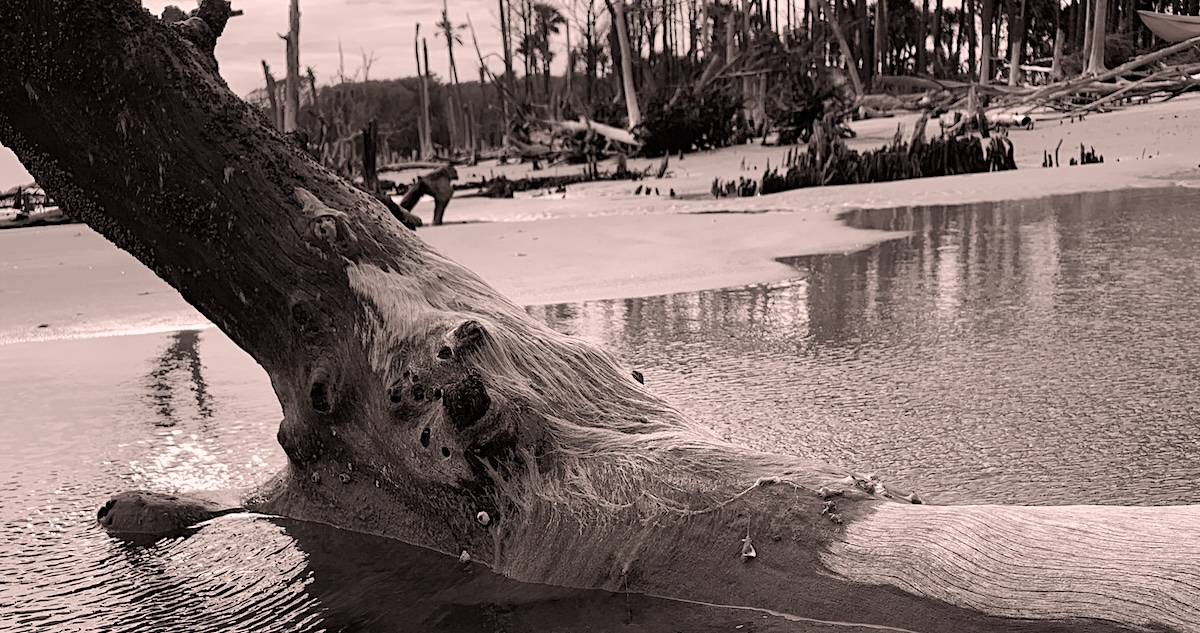
#> input picture src/assets/flotsam-fallback.jpg, 1200 x 633 px, found by its file name
$ python make-share-card.py
#> lines starting #> are read from the running program, lines starting #| are printed output that depends on the picture
"""Burn the site wordmark into the fallback share image.

Run from the repo root:  python3 scripts/make-share-card.py [SRC DEST]

With no arguments it builds the site's fallback card:
Reads  src/assets/flotsam-fallback.jpg   (the untouched photograph)
Writes src/assets/flotsam-share-card.jpg (the photograph with the wordmark)

Pass SRC and DEST to brand a Post's own share image the same way, e.g.
  python3 scripts/make-share-card.py \
      src/content/posts/<slug>/share-photo.jpg src/content/posts/<slug>/share.jpg
A source already cropped to 1200x630 goes through untouched; anything else is
cover-cropped around its vertical centre, so crop it by hand first if that
would cut off something that matters.

Both are committed: the source so the card can be regenerated when the brand
changes, the output so the build has a static file to point at. Regenerate by
re-running this; don't hand-edit the output.

Nothing here is invented — every value is read off the live stylesheets:

  family  SFNS.ttf is `-apple-system`, the first family in sakura's stack
          (public/sakura-vader.css), so this is what the masthead actually
          renders in on macOS.
  weight  the 'Bold' named instance == `font-weight: 700` on h1.
  colour  #eb99a1 is sakura's `a` colour. The masthead is a link
          (`<a href="/">FLOTSAM</a>` in Layout.astro), so this — not the
          #d9d8dc that a plain heading inherits from `body` — is the colour
          FLOTSAM appears in on screen.
  scrim   #120c0e is the site background, so the darkening under the mark
          reads as the site rather than as a generic filter.

The scrim is not decoration. Measured across the photograph, every region
sits between 70 and 149 mean luminance with a standard deviation of 37-76:
mid-toned and busy everywhere, with nothing naturally dark or smooth enough
to carry a light mark unaided.
"""

import os
import sys
from PIL import Image, ImageDraw, ImageFont

SRC = "src/assets/flotsam-fallback.jpg"
DEST = "src/assets/flotsam-share-card.jpg"

# The share card geometry, matching Layout.astro's SHARE_WIDTH/SHARE_HEIGHT
# and ADR 0006. The source is already 1200x633, so this is a 3px trim.
CARD_W, CARD_H = 1200, 630

WORDMARK = "FLOTSAM"
PINK = (0xEB, 0x99, 0xA1)
DARK = (0x12, 0x0C, 0x0E)

FONT_PATH = "/System/Library/Fonts/SFNS.ttf"
FONT_SIZE = 104
# Lower left, on the baseline: the quietest corner of this photograph, and it
# leaves the driftwood — the reason the picture was chosen — unobstructed.
ORIGIN = (64, 556)


def wordmark_font():
    f = ImageFont.truetype(FONT_PATH, FONT_SIZE)
    f.set_variation_by_name("Bold")
    return f


def to_card(im):
    w, h = im.size
#> w = 1200; h = 633
    scale = max(CARD_W / w, CARD_H / h)
#> scale = 1
    im = im.resize((round(w * scale), round(h * scale)), Image.LANCZOS)
#> im is the input picture: PIL image 1200x633 RGB; mean R, G, B 126.5, 109.1, 105.4
    w, h = im.size
    top = (h - CARD_H) // 2
#> top = 1
    return im.crop((0, top, CARD_W, top + CARD_H))
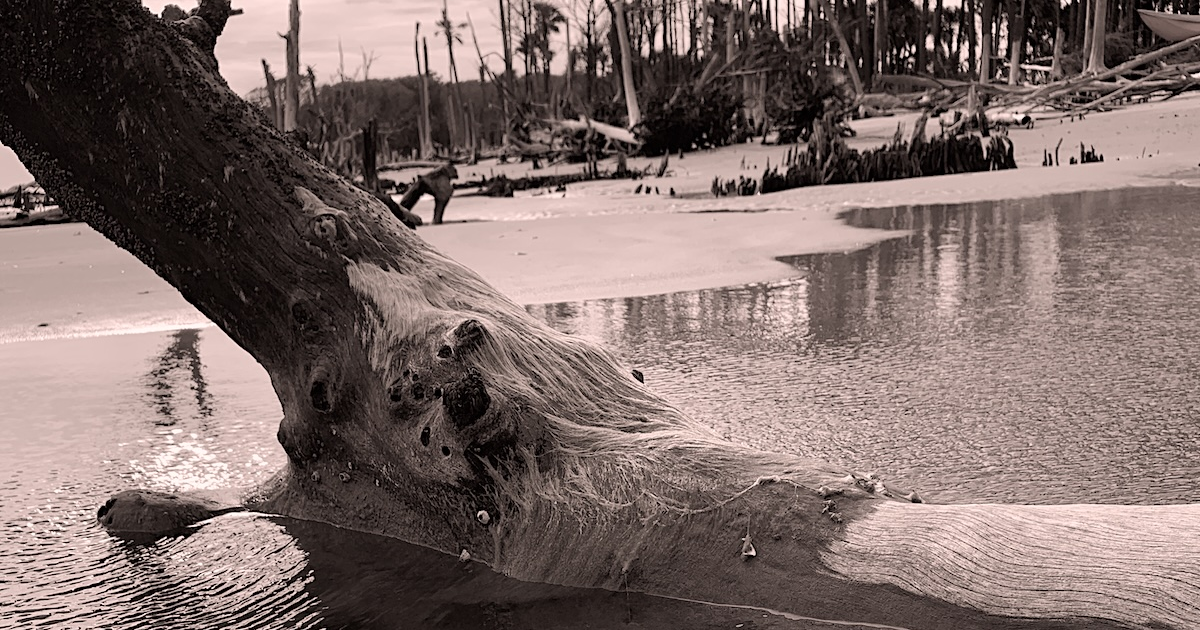
#> returned value: PIL image 1200x630 RGB; mean R, G, B 126.7, 109.2, 105.5


def scrim_bottom(im, start=0.38, max_alpha=205):
    """Fade the site background up from the bottom edge."""
#> called with start = 0.38, max_alpha = 205
    w, h = im.size
#> w = 1200; h = 630
    grad = Image.new("L", (1, h))
    for y in range(h):
        t = (y / h - start) / (1 - start)
        grad.putpixel((0, y), 0 if t < 0 else int(max_alpha * (t ** 1.5)))
#> this loop made 630 passes
#> t on passes 1 to 3: -0.613, -0.61, -0.608
    return Image.composite(Image.new("RGB", (w, h), DARK), im, grad.resize((w, h)))
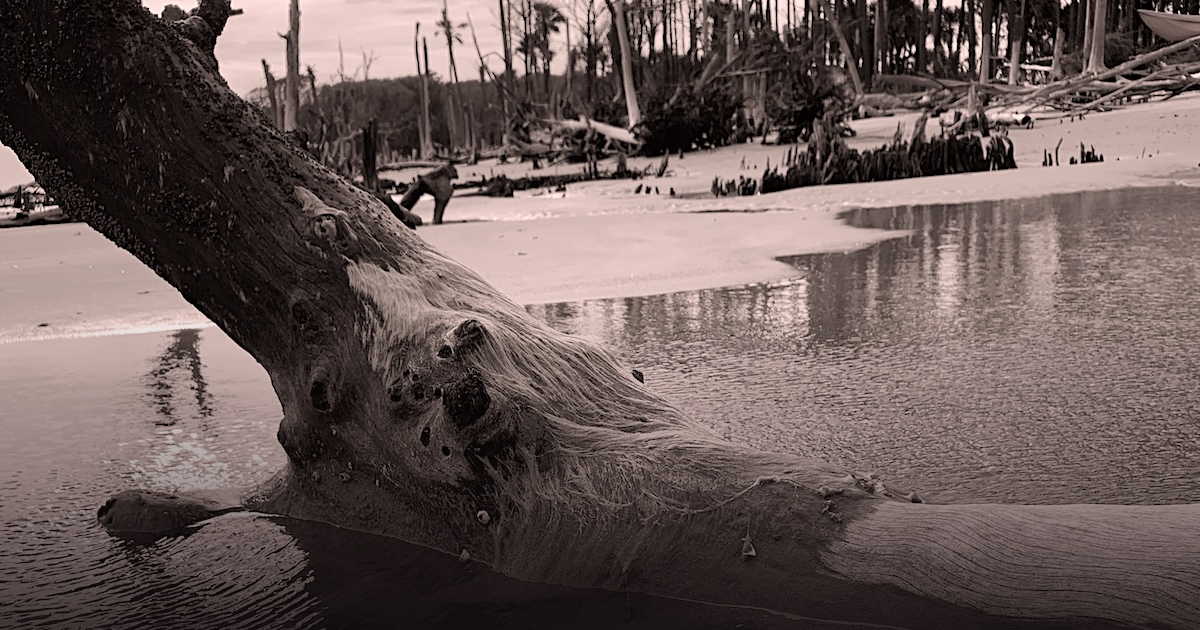
#> returned value: PIL image 1200x630 RGB; mean R, G, B 104.8, 89.6, 87.1


def main():
    if len(sys.argv) not in (1, 3):
        sys.exit("usage: make-share-card.py [SRC DEST]")
    src, dest = sys.argv[1:] or (SRC, DEST)
    card = scrim_bottom(to_card(Image.open(src).convert("RGB")))

    font = wordmark_font()
    draw = ImageDraw.Draw(card)
    # A soft shadow, so the mark holds up wherever the scrim is thinnest.
    draw.text((ORIGIN[0] + 3, ORIGIN[1] + 3), WORDMARK, font=font,
              fill=(0, 0, 0), anchor="ls")
    draw.text(ORIGIN, WORDMARK, font=font, fill=PINK, anchor="ls")

    card.save(dest, quality=90, optimize=True, progressive=True)
    print("wrote %s  %dx%d  %.0f KB"
          % (dest, card.width, card.height, os.path.getsize(dest) / 1024))


#> (the run stopped early here; a loop or call above may not have finished)
